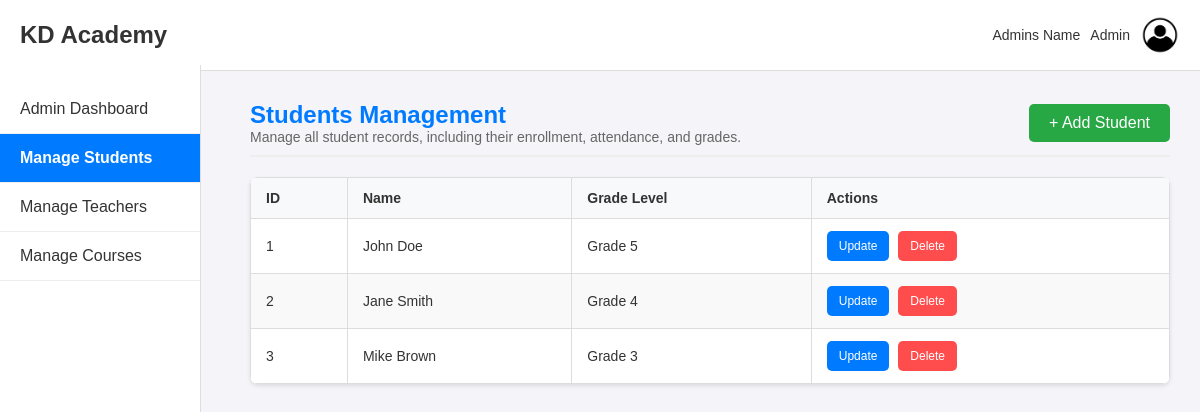
/admin/students, run on an earlier commit of the app's database.
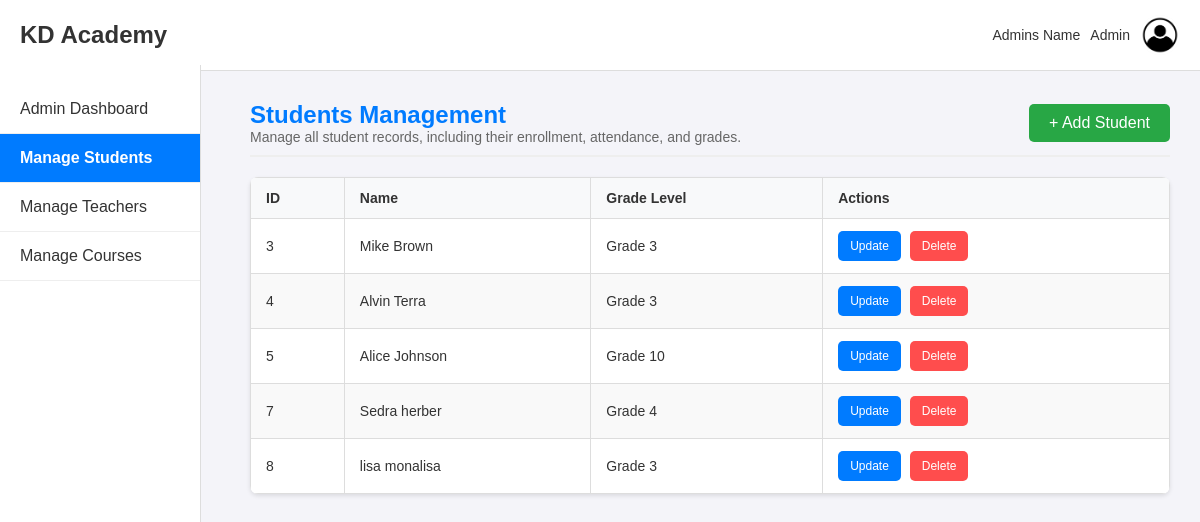
And on a later commit of the database.
### app/models.py (models this page shows, shortened)
class Student(db.Model):
    __tablename__ = 'students'
    student_id = db.Column(db.Integer, primary_key=True)
    user_id = db.Column(db.Integer, db.ForeignKey('users.user_id'), nullable=False)
    grade_level = db.Column(db.String(5), nullable=False)

class User(db.Model, UserMixin):
    __tablename__ = 'users'
    user_id = db.Column(db.Integer, primary_key=True, autoincrement=True)
    first_name = db.Column(db.String(50), nullable=False)
    last_name = db.Column(db.String(50), nullable=False)
    username = db.Column(db.String(50), unique=True, nullable=False)
    email = db.Column(db.String(100), unique=True, nullable=False)
    password = db.Column(db.String(200), nullable=False)
    role = db.Column(db.String(10), nullable=False)  # student, teacher, admin
    teacher_relationship = db.relationship('Teacher', backref='teacher_user', uselist=False)
    student_relationship = db.relationship('Student', backref='student_user', uselist=False)

### app/routes/admin_routes.py (the view)
@admin_routes.route('/students')
def students_management():
    try:
        students = db.session.query(Student, User).join(User, Student.user_id == User.user_id).all()
        return render_template('admin/students_man.html', students=students)
    except Exception as e:
        print(f"Error fetching students: {e}")
        flash("Error loading Students Management Page.", "error")

### app/templates/admin/students_man.html (shortened to what this page needs)
<!DOCTYPE html>
<html lang="en">
<head>
    <link rel="stylesheet" href="{{ url_for('static', filename='css/shared.css') }}">
    <link rel="stylesheet" href="{{ url_for('static', filename='css/student_man.css') }}">
</head>
<body>
    <header class="top-nav">
        <div class="logo">KD Academy</div>
        <div class="user-info">
            <span>Admins Name</span>
            <span>Admin</span>
            <img src="{{ url_for('static', filename='images/user-icon.png') }}" alt="Admin Icon">
        </div>
    </header>
    <nav class="side-nav">
        <ul>
            <li><a href="{{ url_for('admin_routes.admin_dashboard') }}">Admin Dashboard</a></li>
            <li><a href="{{ url_for('admin_routes.students_management') }}" class="active">Manage Students</a></li>
            <li><a href="{{ url_for('admin_routes.teachers_management') }}">Manage Teachers</a></li>
            <li><a href="{{ url_for('admin_routes.courses_management') }}">Manage Courses</a></li>
        </ul>
    </nav>
    <div class="main-content">
        <div class="header-section">
            <div class="title-section">
                <h2>Students Management</h2>
                <p>Manage all student records, including their enrollment, attendance, and grades.</p>
            </div>
            <button class="add-btn" onclick="openAddStudentModal()">+ Add Student</button>
        </div>
        <div class="table-container">
            <table class="students-table">
                <thead>
                    <tr>
                        <th>ID</th>
                        <th>Name</th>
                        <th>Grade Level</th>
                        <th>Actions</th>
                    </tr>
                </thead>
                <tbody>
                    {% for student in students %}
                    <tr id="student-{{ student.Student.student_id }}"
                        data-first-name="{{ student.User.first_name }}"
                        data-last-name="{{ student.User.last_name }}"
                        data-grade-level="{{ student.Student.grade_level }}">
                        <td>{{ student.Student.student_id }}</td>
                        <td>{{ student.User.first_name }} {{ student.User.last_name }}</td>
                        <td>Grade {{ student.Student.grade_level }}</td>
                        <td>
                            <button class="action-btn update-btn" onclick="openUpdateStudentModal({{ student.Student.student_id }})">Update</button>
                            <form action="{{ url_for('admin_routes.delete_student', student_id=student.Student.student_id) }}" method="POST" style="display:inline;">
                                <button type="submit" class="action-btn delete-btn">Delete</button>
                            </form>
                        </td>
                    </tr>
                    {% endfor %}
                </tbody>
            </table>
        </div>
    </div>
</body>
</html>

What changed in the data, as far as the page shows it:
removed Student: Student.student_id "1", User.first_name "John", User.last_name "Doe", Student.grade_level "5"
removed Student: Student.student_id "2", User.first_name "Jane", User.last_name "Smith", Student.grade_level "4"
added Student: Student.student_id "4", User.first_name "Alvin", User.last_name "Terra", Student.grade_level "3"
added Student: Student.student_id "5", User.first_name "Alice", User.last_name "Johnson", Student.grade_level "10"
added Student: Student.student_id "7", User.first_name "Sedra", User.last_name "herber", Student.grade_level "4"
added Student: Student.student_id "8", User.first_name "lisa", User.last_name "monalisa", Student.grade_level "3"
